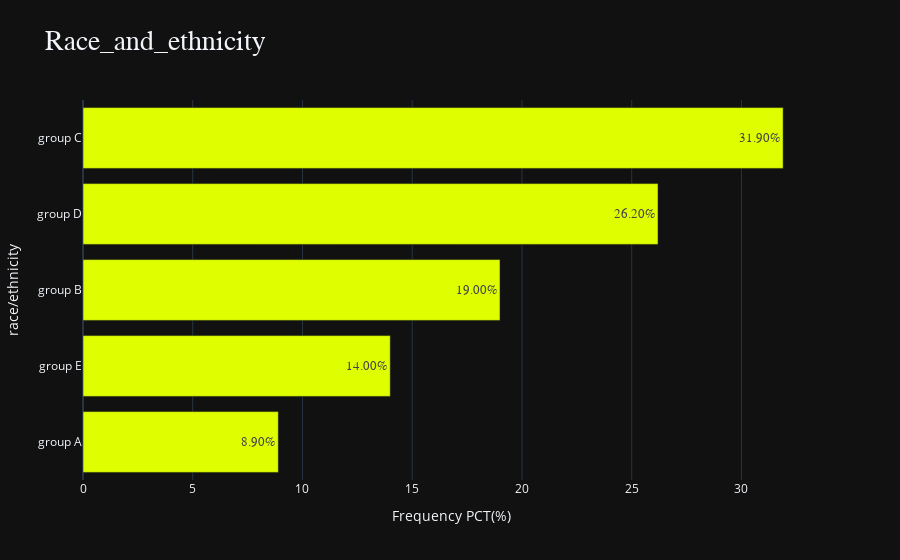

Source (notebook cell):
### Code cell
Race_and_ethnicity = Race_and_ethnicity.nlargest(10)[::-1]
fig = px.bar(data_frame= Race_and_ethnicity, 
             orientation = "h",
       x = Race_and_ethnicity / sum(Race_and_ethnicity) * 100,
             
       y = Race_and_ethnicity.index, 
       color_discrete_sequence=["#DFFF00"],
       labels = {"index": "Movie Genre", "x" : "Frequency PCT(%)"},
       title = "Race_and_ethnicity",
       text = Race_and_ethnicity.apply(lambda x: f"{x / sum(Race_and_ethnicity) * 100: 0.2f}%"),
       template = "plotly_dark",
      )

fig.update_traces(
    textfont = {
        "family": "tahoma",
         "size": 13,
    },
    hovertemplate= "Race_and_ethnicity: %{label}<br>Popularity: %{value:0.2f}%"
)

update_layout()

iplot(fig)

### Figure 1 — Plotly figure (JSON) as saved in the notebook; plotly's stock layout.template omitted (floating-point values rounded to 4 significant figures)
{"data": [{"alignmentgroup": "True", "hovertemplate": "Race_and_ethnicity: %{label}<br>Popularity: %{value:0.2f}%", "legendgroup": "", "marker": {"color": "#DFFF00", "pattern": {"shape": ""}}, "name": "", "offsetgroup": "", "orientation": "h", "showlegend": false, "text": [" 8.90%", " 14.00%", " 19.00%", " 26.20%", " 31.90%"], "textfont": {"family": "tahoma", "size": 13}, "textposition": "auto", "type": "bar", "x": [8.9, 14.0, 19, 26.2, 31.9], "xaxis": "x", "y": ["group A", "group E", "group B", "group D", "group C"], "yaxis": "y"}], "layout": {"autosize": true, "barmode": "relative", "hoverlabel": {"bgcolor": "#45FFCA", "font": {"family": "tahoma", "size": 16}}, "legend": {"tracegroupgap": 0}, "showlegend": false, "title": {"font": {"family": "tahoma", "size": 28}, "text": "Race_and_ethnicity"}, "xaxis": {"anchor": "y", "autorange": true, "domain": [0, 1], "range": [0, 33.58], "title": {"text": "Frequency PCT(%)"}, "type": "linear"}, "yaxis": {"anchor": "x", "autorange": true, "domain": [0, 1], "range": [-0.5, 4.5], "title": {"text": "race/ethnicity"}, "type": "category"}}}
